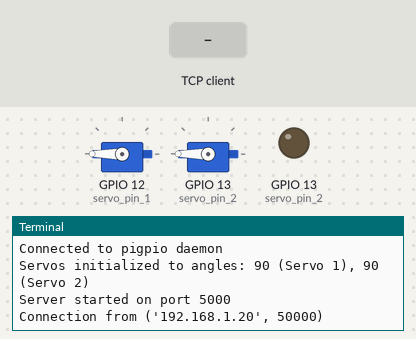
Recording of a program running on a simulated Raspberry Pi (BCM pin numbers). Shown: 2 × servo, output pins drawn as LEDs (lit = HIGH), the last lines printed to the terminal. Inputs (shaded band) come from the test bench. One TCP client connects 1 s after the port opens and stays connected; servo angles are drawn from the pulse width (0.5 ms = 0°, 2.5 ms = 180°); threads take turns every 2 ms; the clock reads 2024-03-15 10:24:30 at power-on unless the program sets it.

Above: at 1.2 s.
1.3 s: the TCP client sends "RIGHT"
At 1.9 s:
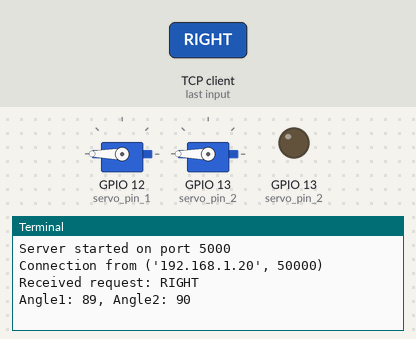
2.8 s: the TCP client sends "LEFT"
At 4.0 s:
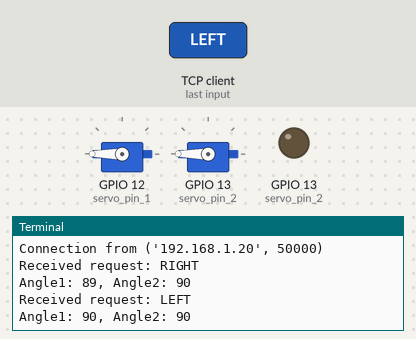
4.3 s: the TCP client sends "UP"
At 5.3 s:
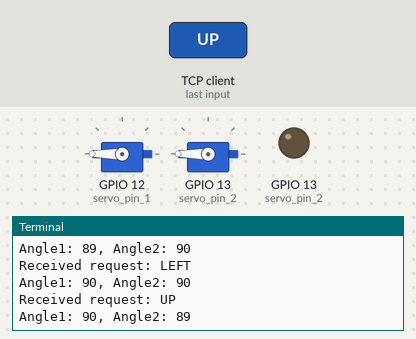

Measured:
- after the input at 1.3 s, the terminal: prints a new line at once (image 1)
- after the input at 2.8 s, the terminal: prints a new line at once (image 2)
- after the input at 4.3 s, the terminal: prints a new line at once (image 3)

The program:

servo_server.py
```python
import pigpio
import socket
import threading
import time

# Constants for pulse width and debounce
MIN_PULSE_WIDTH = 500  # Microseconds
MAX_PULSE_WIDTH = 2500  # Microseconds
debounce_delay = 0.6  # Debounce delay in seconds

# Angle limits
MIN_ANGLE_1 = 0
MAX_ANGLE_1 = 180
MIN_ANGLE_2 = 0
MAX_ANGLE_2 = 180

# Setup GPIO using pigpio
servo_pin_1 = 12
servo_pin_2 = 13

# Connect to local pigpio daemon
pi = pigpio.pi()  # Connect to pigpio daemon

# Wait for the pigpio connection to be established
timeout = 10  # seconds
start_time = time.time()
while not pi.connected and (time.time() - start_time) < timeout:
    time.sleep(1)  # Wait a bit and try again

if not pi.connected:
    print("Failed to connect to pigpio daemon")
    exit(1)

print("Connected to pigpio daemon")

# Initialize PWM and set frequency
pi.set_mode(servo_pin_1, pigpio.OUTPUT)
pi.set_mode(servo_pin_2, pigpio.OUTPUT)
pi.set_PWM_frequency(servo_pin_1, 50)  # 50 Hz for servo control
pi.set_PWM_frequency(servo_pin_2, 50)  # 50 Hz for servo control

# Current angles, setting initial positions to 90 degrees
angle1 = (MIN_ANGLE_1 + MAX_ANGLE_1) // 2  # Starting angle for servo 1
angle2 = (MIN_ANGLE_2 + MAX_ANGLE_2) // 2  # Starting angle for servo 2

# Move servos to specified angles
def set_servo_angle(pin, angle):
    pulsewidth = max(MIN_PULSE_WIDTH, min(MAX_PULSE_WIDTH, angle / 18 * 1000 + 500))
    pi.set_servo_pulsewidth(pin, pulsewidth)
    time.sleep(0.02)  # Wait for the servo to reach the position

# Set both servos to their starting angles at startup
set_servo_angle(servo_pin_1, angle1)
set_servo_angle(servo_pin_2, angle2)
print(f"Servos initialized to angles: {angle1} (Servo 1), {angle2} (Servo 2)")

def smooth_transition(pin, start_angle, end_angle, step=1, delay=0.01):
    start_angle = max(min(start_angle, MAX_ANGLE_1 if pin == servo_pin_1 else MAX_ANGLE_2), MIN_ANGLE_1 if pin == servo_pin_1 else MIN_ANGLE_2)
    end_angle = max(min(end_angle, MAX_ANGLE_1 if pin == servo_pin_1 else MAX_ANGLE_2), MIN_ANGLE_1 if pin == servo_pin_1 else MIN_ANGLE_2)

    if start_angle < end_angle:
        for angle in range(start_angle, end_angle + step, step):
            set_servo_angle(pin, angle)
            time.sleep(delay)
    else:
        for angle in range(start_angle, end_angle - step, -step):
            set_servo_angle(pin, angle)
            time.sleep(delay)

def handle_client_connection(client_socket):
    global angle1, angle2
    last_time = 0  # Initialize the last processed time
    try:
        while True:
            request = client_socket.recv(1024).decode('utf-8')
            if not request:
                break
            print(f"Received request: {request}")
            current_time = time.time()
            if current_time - last_time >= debounce_delay:
                if request == 'RIGHT' and angle1 > MIN_ANGLE_1:
                    smooth_transition(servo_pin_1, angle1, angle1 - 1)
                    angle1 -= 1  # Decrease angle1
                elif request == 'LEFT' and angle1 < MAX_ANGLE_1:
                    smooth_transition(servo_pin_1, angle1, angle1 + 1)
                    angle1 += 1  # Increase angle1
                elif request == 'UP' and angle2 > MIN_ANGLE_2:
                    smooth_transition(servo_pin_2, angle2, angle2 - 1)
                    angle2 -= 1  # Decrease angle2
                elif request == 'DOWN' and angle2 < MAX_ANGLE_2:
                    smooth_transition(servo_pin_2, angle2, angle2 + 1)
                    angle2 += 1  # Increase angle2
                last_time = current_time  # Update the last processed time
                print(f"Angle1: {angle1}, Angle2: {angle2}")
    except Exception as e:
        print(f"Error in client connection: {e}")
    finally:
        client_socket.close()

def start_server():
    server = socket.socket(socket.AF_INET, socket.SOCK_STREAM)
    try:
        server.bind(('0.0.0.0', 5000))
        server.listen(5)
        print("Server started on port 5000")
        while True:
            client_sock, addr = server.accept()
            print(f"Connection from {addr}")
            client_handler = threading.Thread(target=handle_client_connection, args=(client_sock,))
            client_handler.start()
    except Exception as e:
        print(f"Error in starting server: {e}")
    finally:
        server.close()

if __name__ == "__main__":
    try:
        start_server()
    except KeyboardInterrupt:
        pass
    finally:
        # Cleanup
        pi.set_servo_pulsewidth(servo_pin_1, 0)
        pi.set_servo_pulsewidth(servo_pin_2, 0)
        pi.stop()
        print("Cleanup done")
```
